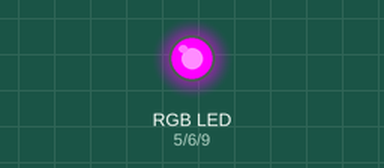
Bench run of a sketch on a simulated Arduino Uno, built with avr-gcc and run on an emulated ATmega328P. On the bench: an RGB LED mixed from three pins (HIGH = lit).

Above: at 0.15 s.
At 0.75 s:
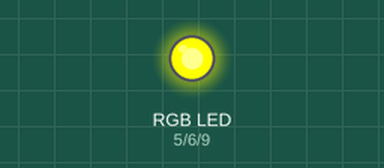
At 1.35 s:
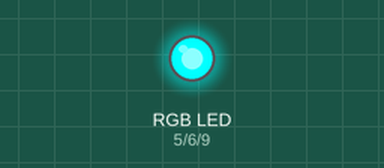
At 3.45 s:
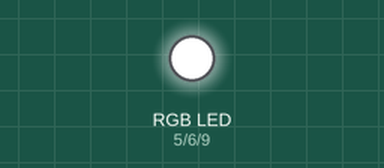
Timing chart, 0 to 4.1 s (numbered marks = the images above):
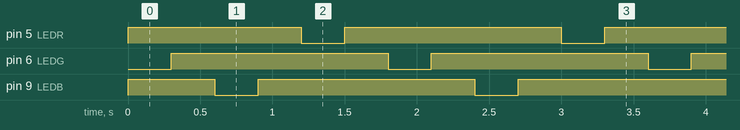

Measured:
- by itself, pin 5 (LEDR), pin 6 (LEDG), pin 9 (LEDB): alternates HIGH for 1.5 s and LOW for 0.30 s
- by itself, everything shown: repeats every 1.8 s, in 6 steps

The sketch:

Board_Setup_LED_1.ino
```cpp
// základní nastaveni RGB LED diody

const byte LEDB=9;
const byte LEDG=6;
const byte LEDR=5;


void setup() {
  // put your setup code here, to run once:
pinMode(LEDB, OUTPUT);
pinMode(LEDR, OUTPUT);
pinMode(LEDG, OUTPUT);


// --- LED OFF
digitalWrite(LEDB, HIGH);
digitalWrite(LEDR, HIGH);
digitalWrite(LEDG, HIGH);
// --- LED OFF

}

void loop() {
  // put your main code here, to run repeatedly:
digitalWrite(LEDG, LOW);    // LED G ON
delay(300);
digitalWrite(LEDG, HIGH);
delay(300);
digitalWrite(LEDB, LOW);    // LED B ON
delay(300);
digitalWrite(LEDB, HIGH);
delay(300);
digitalWrite(LEDR, LOW);    // LED R ON
delay(300);
digitalWrite(LEDR, HIGH);
delay(300);

}
```
